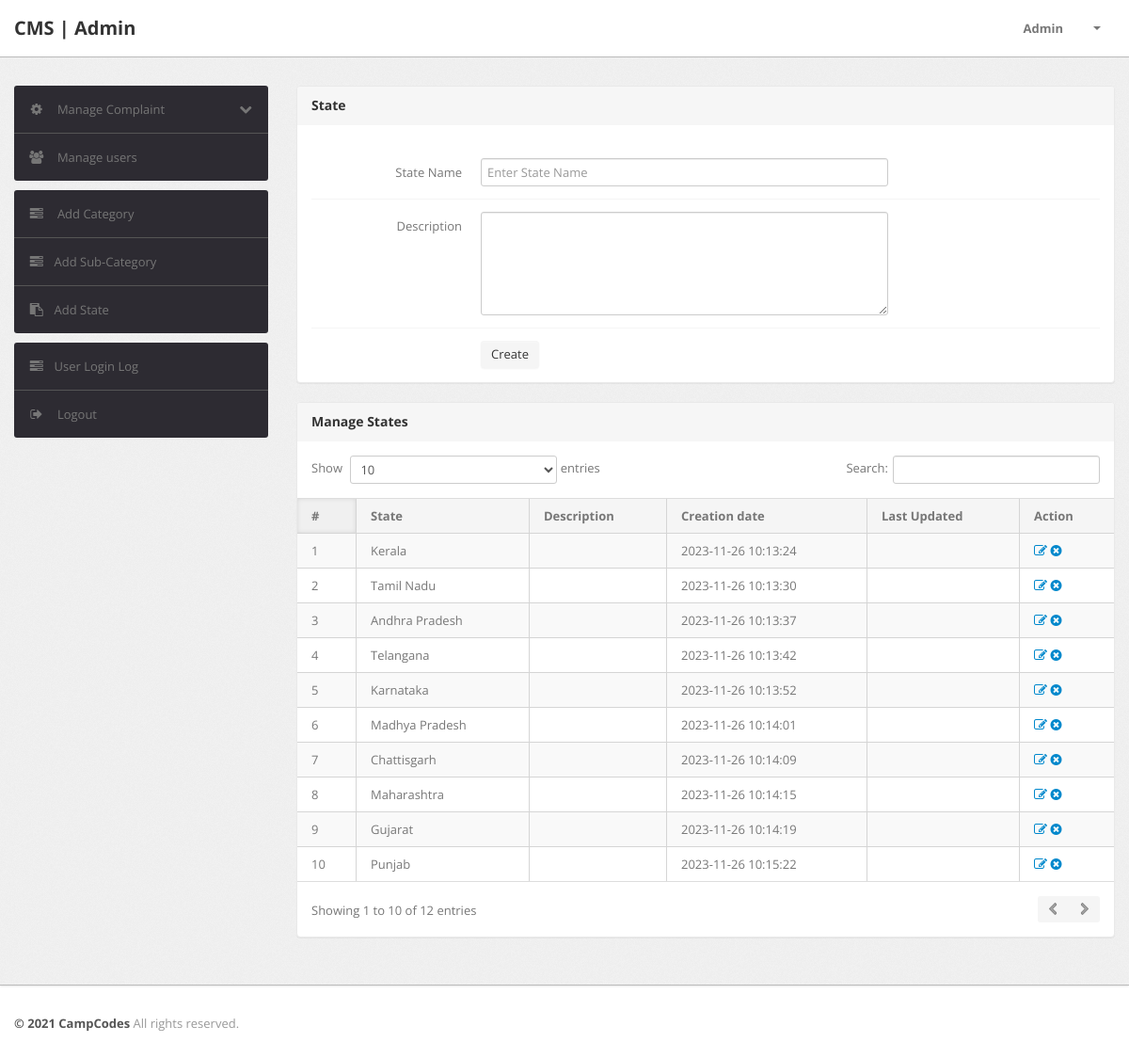
The app's page /admin/state.php (signed in) with its own data.
### tables this page shows
CREATE TABLE `state` (
  `id` int(11) NOT NULL,
  `stateName` varchar(255) NOT NULL,
  `stateDescription` tinytext NOT NULL,
  `postingDate` timestamp NOT NULL DEFAULT current_timestamp(),
  `updationDate` varchar(255) NOT NULL
);

### admin/state.php (the view, shortened to what this page needs)
<?php
	include('include/config.php');
	if(strlen($_SESSION['alogin'])==0)
		{
		header('location:index.php');
	}
	else{
	?>
	<!DOCTYPE html>
	<html lang="en">
	<head>
		<link type="text/css" href="bootstrap/css/bootstrap.min.css" rel="stylesheet">
		<link type="text/css" href="bootstrap/css/bootstrap-responsive.min.css" rel="stylesheet">
		<link type="text/css" href="css/theme.css" rel="stylesheet">
		<link type="text/css" href="images/icons/css/font-awesome.css" rel="stylesheet">
	</head>
	<body>
		<?php include('include/header.php');?>
			<div class="wrapper">
				<div class="container">
					<div class="row">
					<?php include('include/sidebar.php');?>
					<div class="span9">
						<div class="content">
							<div class="module">
								<div class="module-head">
									<h3>State</h3>
								</div>
								<div class="module-body">
									<br />
									<form class="form-horizontal row-fluid" name="Category" method="post" >
										<div class="control-group">
											<label class="control-label" for="basicinput">State Name</label>
											<div class="controls">
												<input type="text" placeholder="Enter State Name"  name="state" class="span8 tip" required>
											</div>
										</div>
										<div class="control-group">
											<label class="control-label" for="basicinput">Description</label>
											<div class="controls">
												<textarea class="span8" name="description" rows="5"></textarea>
											</div>
										</div>
										<div class="control-group">
											<div class="controls">
												<button type="submit" name="submit" class="btn">Create</button>
											</div>
										</div>
									</form>
								</div>
							</div>
							<div class="module">
								<div class="module-head">
									<h3>Manage States</h3>
								</div>
								<div class="module-body table">
									<table cellpadding="0" cellspacing="0" border="0" class="datatable-1 table table-bordered table-striped	 display" width="100%">
										<thead>
											<tr>
												<th>#</th>
												<th>State</th>
												<th>Description</th>
												<th>Creation date</th>
												<th>Last Updated</th>
												<th>Action</th>
											</tr>
										</thead>
										<tbody>
											<?php $query=mysqli_query($bd, "select * from state");
											$cnt=1;
											while($row=mysqli_fetch_array($query))
											{
											?>
												<tr>
													<td><?php echo htmlentities($cnt);?></td>
													<td><?php echo htmlentities($row['stateName']);?></td>
													<td><?php echo htmlentities($row['stateDescription']);?></td>
													<td> <?php echo htmlentities($row['postingDate']);?></td>
													<td><?php echo htmlentities($row['updationDate']);?></td>
													<td>
													<a href="edit-state.php?id=<?php echo $row['id']?>" ><i class="icon-edit"></i></a>
													<a href="state.php?id=<?php echo $row['id']?>&del=delete" onClick="return confirm('Are you sure you want to delete?')"><i class="icon-remove-sign"></i></a></td>
												</tr>
											<?php $cnt=$cnt+1; } ?>
										</tbody>
									</table>
								</div>
							</div>
						</div>
					</div>
				</div>
			</div>
		</div>
		<?php include('include/footer.php');?>
	</body>
<?php } ?>

### admin/include/header.php (shortened to what this page needs)
<div class="navbar navbar-fixed-top">
	<div class="navbar-inner">
		<div class="container">
			<a class="brand" href="index.html">
				CMS | Admin
			</a>
			<div class="nav-collapse collapse navbar-inverse-collapse">
				<ul class="nav pull-right">
					<li><a href="#">
						Admin
					</a></li>
					<li class="nav-user dropdown">
						<a href="#" class="dropdown-toggle" data-toggle="dropdown">
							<b class="caret"></b>
						</a>
					</li>
				</ul>
			</div>
		</div>
	</div>
</div>

### admin/include/sidebar.php (shortened to what this page needs)
<div class="span3">
	<div class="sidebar">
		<ul class="widget widget-menu unstyled">
			<li>
				<a class="collapsed" data-toggle="collapse" href="#togglePages">
					<i class="menu-icon icon-cog"></i>
					<i class="icon-chevron-down pull-right"></i><i class="icon-chevron-up pull-right"></i>
					Manage Complaint
				</a>
			</li>
			<li>
				<a href="manage-users.php">
					<i class="menu-icon icon-group"></i>
					Manage users
				</a>
			</li>
		</ul>
		<ul class="widget widget-menu unstyled">
				<li><a href="category.php"><i class="menu-icon icon-tasks"></i> Add Category </a></li>
				<li><a href="subcategory.php"><i class="menu-icon icon-tasks"></i>Add Sub-Category </a></li>
				<li><a href="state.php"><i class="menu-icon icon-paste"></i>Add State</a></li>
		</ul>
		<ul class="widget widget-menu unstyled">
			<li><a href="user-logs.php"><i class="menu-icon icon-tasks"></i>User Login Log </a></li>
			<li>
				<a href="logout.php">
					<i class="menu-icon icon-signout"></i>
					Logout
				</a>
			</li>
		</ul>
	</div>
</div>

### admin/include/footer.php
<div class="footer">
	<div class="container">
		<b class="copyright">&copy; 2021 CampCodes </b> All rights reserved.
	</div>
</div>

### records on screen
state: stateName "Kerala", postingDate "2023-11-26 10:13:24"
state: stateName "Tamil Nadu", postingDate "2023-11-26 10:13:30"
state: stateName "Andhra Pradesh", postingDate "2023-11-26 10:13:37"
state: stateName "Telangana", postingDate "2023-11-26 10:13:42"
state: stateName "Karnataka", postingDate "2023-11-26 10:13:52"
state: stateName "Madhya Pradesh", postingDate "2023-11-26 10:14:01"
state: stateName "Chattisgarh", postingDate "2023-11-26 10:14:09"
state: stateName "Maharashtra", postingDate "2023-11-26 10:14:15"
state: stateName "Gujarat", postingDate "2023-11-26 10:14:19"
state: stateName "Punjab", postingDate "2023-11-26 10:15:22"
